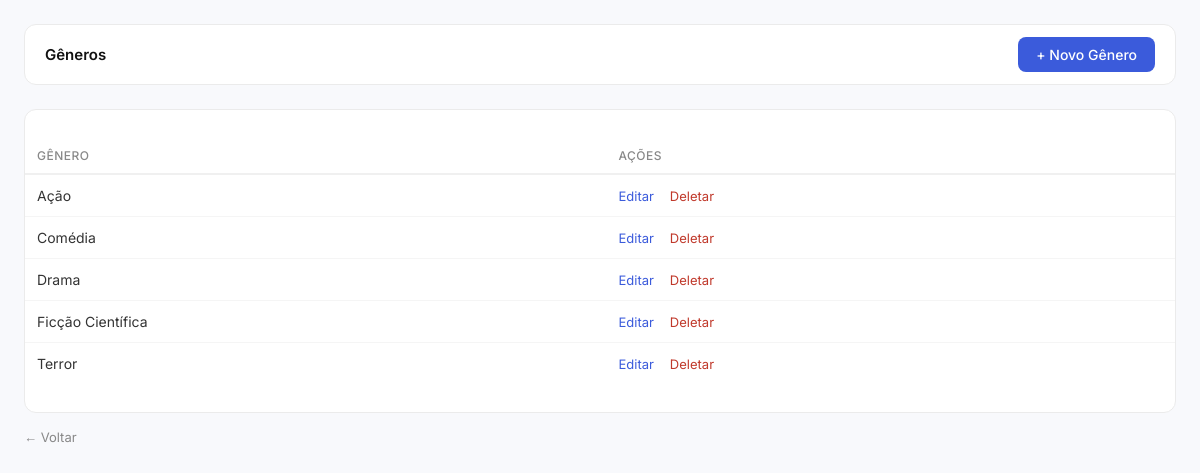
Page /src/generos/listar.php (signed in) on the committed database.
### tables this page shows
CREATE TABLE IF NOT EXISTS generos (
    id INT AUTO_INCREMENT PRIMARY KEY,
    genero VARCHAR(100) NOT NULL
);

### src/generos/listar.php (the view, shortened to what this page needs)
<?php
    require_once("../conexao.php");
    $sql = "SELECT * FROM generos ORDER BY genero ASC";
    $resultado = mysqli_query($conn, $sql);
?>
<!DOCTYPE html>
<html lang="pt-br">
<head>
    <link rel="stylesheet" href="../style.css">
</head>
<body>
    <main class="principal-container">
        <div class="topbar">
            <span class="topbar-title">Gêneros</span>
            <a href="criar.php"><button style="width:auto; padding: 9px 18px; margin:0;">+ Novo Gênero</button></a>
        </div>
        <div style="background:#fff; border:1px solid #ebebeb; border-radius:12px; padding: 8px 0;">
            <table>
                <thead>
                    <tr>
                        <th>Gênero</th>
                        <th>Ações</th>
                    </tr>
                </thead>
                <tbody>
                    <?php while ($genero = mysqli_fetch_array($resultado)): ?>
                        <tr>
                            <td><?php echo htmlspecialchars($genero["genero"]); ?></td>
                            <td>
                                <a href="editar.php?id=<?php echo $genero["id"]; ?>">Editar</a>
                                <a href="deletar.php?id=<?php echo $genero["id"]; ?>" onclick="return confirm('Tem certeza?')">Deletar</a>
                            </td>
                        </tr>
                    <?php endwhile; ?>
                </tbody>
            </table>
        </div>
        <a href="../principal.php" style="display:inline-block; margin-top:16px; font-size:13px; color:#888; text-decoration:none;">← Voltar</a>
    </main>
</body>
</html>

### src/style.css (style rules this page uses)
* { margin: 0; padding: 0; box-sizing: border-box; }
body { font-family: 'Inter', sans-serif; background: #f0f4ff; min-height: 100vh; }
button { width: 100%; padding: 11px; border: none; border-radius: 8px; background: #3b5bdb; color: #fff; font-size: 14px; font-weight: 500; font-family: 'Inter', sans-serif; cursor: pointer; transition: background 0.15s; margin-top: 8px; }
.principal-container { min-height: 100vh; background: #f8f9fc; padding: 24px; }
.topbar { display: flex; align-items: center; justify-content: space-between; background: #fff; border: 1px solid #ebebeb; border-radius: 12px; padding: 12px 20px; margin-bottom: 24px; }
.topbar-title { font-size: 15px; font-weight: 600; color: #111; }
table { width: 100%; border-collapse: collapse; margin: 20px 0; font-size: 14px; }
thead tr { border-bottom: 2px solid #f0f0f0; }
th { text-align: left; padding: 10px 12px; font-size: 12px; font-weight: 500; color: #888; text-transform: uppercase; letter-spacing: 0.04em; }
td { padding: 12px; border-bottom: 1px solid #f5f5f5; color: #333; }
tr:last-child td { border-bottom: none; }
td a { color: #3b5bdb; text-decoration: none; font-size: 13px; margin-right: 12px; }
td a:last-child { color: #c0392b; }

### rows in the picture
generos: genero "Ação"
generos: genero "Comédia"
generos: genero "Drama"
generos: genero "Ficção Científica"
generos: genero "Terror"
